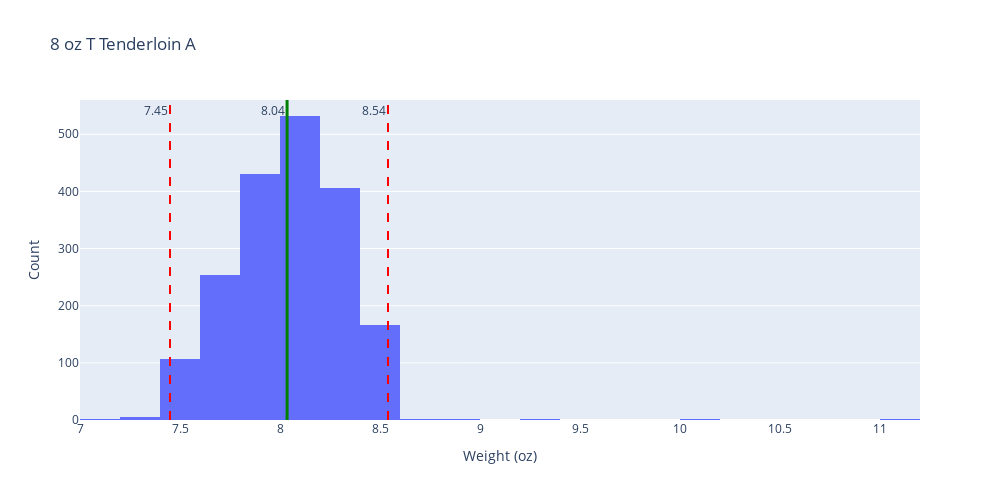

The notebook cell this image was saved under:
### Code cell
#WEIGHT
#TEST product: "8 oz T Tenderloin A"
#SPECIFY product_name = "8 oz T Tenderloin A"
product_name = "8 oz T Tenderloin A"

# Specify the file path
file_path = '../data/cleaned/generic_butcher_cleaned.csv'

# Read the CSV file into a DataFrame
df = pd.read_csv(file_path)

file_path2 = '../data/cleaned/generic_butcher_spec_cleaned.csv'

# Read the CSV file into a DataFrame
df2 = pd.read_csv(file_path2)

# Copy data to preserve original dataset
product_data = df.loc[df["product_name"] == product_name]
product = product_data.copy()

# Adjust decimal point that were obvious errors
product['measured_weight'] = product['measured_weight'].apply(lambda x: x * 0.01 if x > 50 else x)

# Determine bin min and max in a readable format
min_wt = np.min(product['measured_weight'])
max_wt = np.max(product['measured_weight'])
binmin_wt = np.floor(min_wt)
binmax_wt = np.ceil(max_wt)

# Determine spec goal posts
weight_min_spec = df2.loc[df2['product_name'] == product_name, 'weight_min'].iloc[0]
weight_max_spec = df2.loc[df2['product_name'] == product_name, 'weight_max'].iloc[0]
weight_avg = np.mean(product['measured_weight'])

# Created bins based on the quarter ounce
num_bins_wt = int((binmax_wt - binmin_wt) * 1/.25)

# Pulls measured weight data for the x value of the histogram
product_weights = product['measured_weight']

# Create the histogram using Plotly Express
fig = px.histogram(product, x='measured_weight', nbins=num_bins_wt, title=product_name)

# Add vertical lines for average, min spec, and max spec using add_vline
fig.add_vline(x=weight_avg, line=dict(color="green", width=3), annotation_text=f"{weight_avg:.2f}", annotation_position="top left")
fig.add_vline(x=weight_min_spec, line=dict(color="red", width=2, dash='dash'), annotation_text= f"{weight_min_spec:.2f}", annotation_position="top left")
fig.add_vline(x=weight_max_spec, line=dict(color="red", width=2, dash='dash'), annotation_text=f"{weight_max_spec:.2f}", annotation_position="top left")

# Update xaxis and yaxis labels
fig.update_layout(
    width=1000,
    height=500,
    xaxis_title='Weight (oz)',
    yaxis_title='Count',
    showlegend=False
)

# Show the plot
fig.show()

### Figure 1 — Plotly figure (JSON) as saved in the notebook; plotly's stock layout.template omitted (floating-point values rounded to 4 significant figures; data arrays with more than 128 entries replaced by an {"elided": "..."} marker saying what was removed)
{"data": [{"alignmentgroup": "True", "bingroup": "x", "hovertemplate": "measured_weight=%{x}<br>count=%{y}<extra></extra>", "legendgroup": "", "marker": {"color": "#636efa", "pattern": {"shape": ""}}, "name": "", "nbinsx": 20, "offsetgroup": "", "orientation": "v", "showlegend": false, "type": "histogram", "x": {"elided": "1908 float values"}, "xaxis": "x", "yaxis": "y"}], "layout": {"annotations": [{"showarrow": false, "text": "8.04", "x": 8.035, "xanchor": "right", "xref": "x", "y": 1, "yanchor": "top", "yref": "y domain"}, {"showarrow": false, "text": "7.45", "x": 7.45, "xanchor": "right", "xref": "x", "y": 1, "yanchor": "top", "yref": "y domain"}, {"showarrow": false, "text": "8.54", "x": 8.54, "xanchor": "right", "xref": "x", "y": 1, "yanchor": "top", "yref": "y domain"}], "barmode": "relative", "height": 500, "legend": {"tracegroupgap": 0}, "shapes": [{"line": {"color": "green", "width": 3}, "type": "line", "x0": 8.035, "x1": 8.035, "xref": "x", "y0": 0, "y1": 1, "yref": "y domain"}, {"line": {"color": "red", "dash": "dash", "width": 2}, "type": "line", "x0": 7.45, "x1": 7.45, "xref": "x", "y0": 0, "y1": 1, "yref": "y domain"}, {"line": {"color": "red", "dash": "dash", "width": 2}, "type": "line", "x0": 8.54, "x1": 8.54, "xref": "x", "y0": 0, "y1": 1, "yref": "y domain"}], "showlegend": true, "title": {"text": "8 oz T Tenderloin A"}, "width": 1000, "xaxis": {"anchor": "y", "autorange": true, "domain": [0, 1], "range": [7, 11.2], "title": {"text": "Weight (oz)"}, "type": "linear"}, "yaxis": {"anchor": "x", "autorange": true, "domain": [0, 1], "range": [0, 560], "title": {"text": "Count"}}}}
